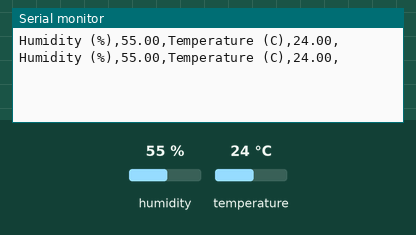
The sketch below on a simulated Arduino Uno, built with avr-gcc and run on an emulated ATmega328P. On the bench: the last lines printed to the serial monitor. The test bench sets the inputs (shaded band); at power-on: humidity 55 %, temperature 24 °C.

Above: at 2.8 s.
2.9 s: humidity set to 22 %
At 5.3 s:
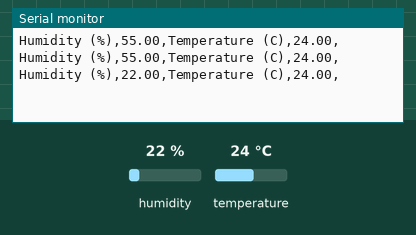
5.6 s: temperature set to 12 °C
At 6.5 s:
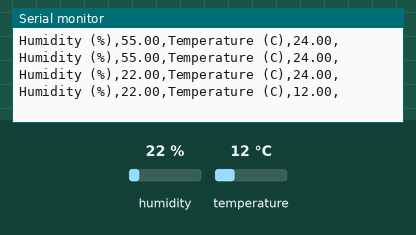
8.3 s: humidity set to 40 %
At 11.4 s:
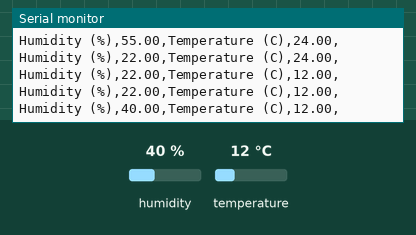
Timing chart, 0 to 12.9 s (numbered marks = the images above; inputs shaded):
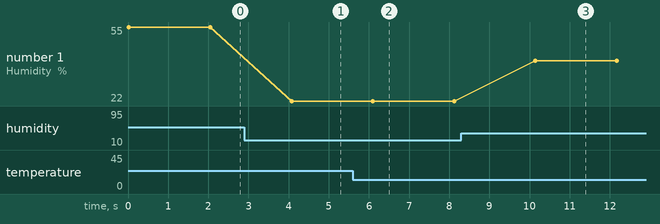

Measured:
- after the input at 2.9 s, the serial monitor: prints a new line after 1.2 s (image 1)
- after the input at 5.6 s, the serial monitor: prints a new line after 0.50 s (image 2)
- after the input at 8.3 s, the serial monitor: prints a new line after 1.8 s (image 3)
- plotted number 1: 55 → 22 after the input at 2.9 s, 22 → 40 after the input at 8.3 s

The sketch:

Stream_DHT_Readings_To_Excel.ino
```cpp
/*  Temperature and Humidity Printing to Serial (Saved to Excel)
 *
 *  The Arduino will use the DHT11 Temperature and Humidity sensor as input,
 *  and then display the recorded values on the serial monitor.
 *
 *  The readings from the serial monitor will be in a comma seperated value
 *  format (CSV) and can be streamed into excel and saved to a .CSV file and
 *  then graphed.
 *
 *  Make sure to enable to Data Streamer add-in on Excel
 *  https://support.microsoft.com/en-us/office/enable-the-data-streamer-add-in-70052b28-3b00-41e7-8ab6-8a9f142dffeb
 *
 *  The tutorial to set up the reading can be found at:
 *  https://create.arduino.cc/projecthub/HackingSTEM/stream-data-from-arduino-into-excel-f1bede
 *
 *  The wiring, schematic and simulation for this project can be found at:
 *  https://www.tinkercad.com/things/0cpIcgdUMxS
 *
 *  Create 2 April, 2022
 *  by Jonathan Purcell
 *
 *  This code, amoung others, can be found in the GitHub repository:
 *  https://github.com/jonathan0purcell/Electronic-Control-Project-User-Guide-2.git
*/

// Include the adafruit sensor library and the library for the DHT11 sensor
#include <Adafruit_Sensor.h>  // Need to download this from Library Manager ("Adafruit Unified Sensor")
#include <DHT.h>              // Need to download from "arduino.cc/reference/en/libraries/dht-sensor-library"

// The characteristics of the DHT11 sensor (The type and the digital pin on the arduino)
#define DHTTYPE DHT11
#define DHT_PIN 2

// The amount of time the program waits before reading from the sensor again (in milliseconds)
#define SENSOR_READING_DELAY 2000

// The DHT11 sensor object from the library - can then be used to call functions
DHT dht = DHT(DHT_PIN, DHTTYPE);

void setup() {
  // Start the serial communication with a baud rate of 9600 bps
  // This serial communication will be streamed into Excel
  Serial.begin(9600);

  // Begin the DHT11 sensor -- starts reading values, without this, no readings will take place
  dht.begin();
}

// Makes the formatting of the printing nice
void printReadingInCSVFormat(const float DHT_HUMIDITY, const float DHT_TEMPERATURE) {
  Serial.print("Humidity (%),");
  Serial.print(DHT_HUMIDITY, 2);
  Serial.print(",");
  Serial.print("Temperature (C),");
  Serial.print(DHT_TEMPERATURE, 2);
  Serial.println(",");
}

void loop() {
  // Temporary variables to store humidity and temperature from DHT11
  // Keeping it as a local scope since it's not used elsewhere
  const float DHT_HUMIDITY = dht.readHumidity();        // Reads humidity
  const float DHT_TEMPERATURE = dht.readTemperature();  // Reads temperature in celcius

  if (isnan(DHT_HUMIDITY) || isnan(DHT_TEMPERATURE)) {
    Serial.println("Failed to read from DHT sensor!\n");
  } else {
    printReadingInCSVFormat(DHT_HUMIDITY, DHT_TEMPERATURE);
  }

  // Delays by a certain amount of time specified at the start of the program
  delay(SENSOR_READING_DELAY);
}
```
